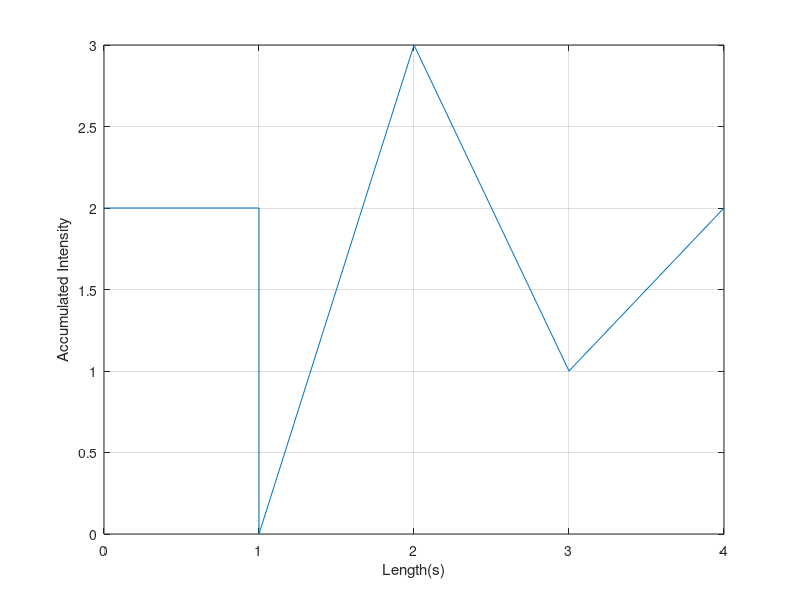

This chart was generated by the following MATLAB code: (Note: this script raises an error after producing the figure.)
%% Plot the shape of view for each of the angles
clear all;

I_0deg = [0,2;    1,2;    1,0;    2,3;    3,1;    4,2];

fig = figure;
plot(I_0deg(:,1),I_0deg(:,2));
xlabel('Length(s)');
ylabel('Accumulated Intensity');
grid on;
fig.Color = [1,1,1];


I_90deg = [0,0;
    1,3;
    2,0;
    3,1;
    3,3;
    4,4];
fig = figure;
plot(I_90deg(:,1),I_90deg(:,2));
xlabel('Length(s)');
ylabel('Accumulated Intensity');
grid on;
fig.Color = [1,1,1];

I_45deg = [0,0;    
    sqrt(2),0;
    sqrt(2),2;
    1.5*sqrt(2),2;
    2*sqrt(2),2+sqrt(2)*2;
    2*sqrt(2),sqrt(2)*2;
    2.5*sqrt(2),0;
    3*sqrt(2),0;
    3*sqrt(2),2*sqrt(2);
    4*sqrt(2),0];
fig = figure;
plot(I_45deg(:,1),I_45deg(:,2));
xlabel('Length(s)');
ylabel('Accumulated Intensity');
grid on;
fig.Color = [1,1,1];
